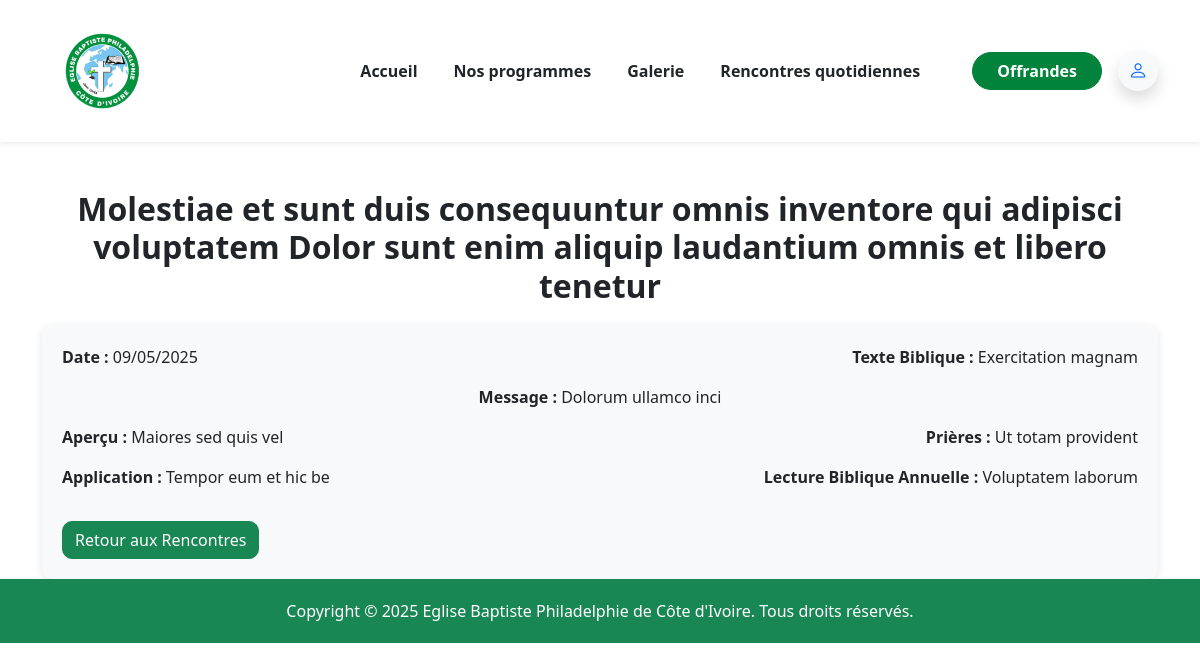
The page /rencontres/2/ on the database its author committed.
### vitrine/models.py (models this page shows, shortened)
class RencontreQuotidienne(models.Model):
    theme = models.CharField(max_length=255)
    date = models.DateField()
    text_biblique = models.TextField()
    message = models.TextField()
    apercu = models.TextField()
    application = models.TextField()
    prieres = models.TextField()
    lecture_biblique_annuelle = models.TextField()
    class Meta:
        ordering = ['-date']  # Les plus récentes en premier
        verbose_name = "Rencontre quotidienne"
        verbose_name_plural = "Rencontres quotidiennes"

### vitrine/views.py (the view)
# urls.py: path('rencontres/<int:pk>/', views.detail_rencontre, name='detail_rencontre'),
def detail_rencontre(request, pk):
    rencontre = get_object_or_404(RencontreQuotidienne, pk=pk)
    return render(request, 'vitrine/rencontre_detail.html', {'rencontre': rencontre})

### templates/vitrine/rencontre_detail.html (shortened to what this page needs)
{% extends 'vitrine/base.html' %}
{% load static %}
{% block content %}
 <div class="container mt-5">
    <h1 class="section-title">{{ rencontre.theme }}</h1>
    <div class="detail-card">
        <div class="row">
            <div class="col-md-6 left-column">
                <p><strong>Date :</strong> {{ rencontre.date|date:"d/m/Y" }}</p>
            </div>
            <div class="col-md-6 right-column">
                <p><strong>Texte Biblique :</strong> {{ rencontre.text_biblique|linebreaksbr }}</p>
            </div>
        </div>
        <div class="message-section">
            <p><strong>Message :</strong> {{ rencontre.message|linebreaksbr }}</p>
        </div>
        <div class="row">
            <div class="col-md-6 left-column">
                <p><strong>Aperçu :</strong> {{ rencontre.apercu|linebreaksbr }}</p>
                <p><strong>Application :</strong> {{ rencontre.application|linebreaksbr }}</p>
            </div>
            <div class="col-md-6 right-column">
                <p><strong>Prières :</strong> {{ rencontre.prieres|linebreaksbr }}</p>
                <p><strong>Lecture Biblique Annuelle :</strong> {{ rencontre.lecture_biblique_annuelle|linebreaksbr }}</p>
            </div>
        </div>
        <a href="{% url 'liste_rencontres' %}" class="btn btn-success mt-3">Retour aux Rencontres</a>
    </div>
</div>
{% endblock %}

### static/css/style.css (style rules this page uses)
html { scroll-behavior: smooth; }
.form-control, .btn { border-radius: 10px; }
.section-title { font-size: 2rem; font-weight: bold; margin: 20px 0; text-align: center; }
.detail-card { margin-top: 20px; padding: 20px; border-radius: 10px; background-color: #f8f9fa; box-shadow: 0 2px 10px rgba(0, 0, 0, 0.1); }
.message-section { text-align: center; }
.left-column { text-align: left; }
.right-column { text-align: right; }

### rows shown on the page
RencontreQuotidienne: theme "Molestiae et sunt duis consequuntur omnis inventore qui adipisci voluptatem Dolor sunt enim aliquip laudantium omnis et libero tenetur", date "09/05/2025", text_biblique "Exercitation magnam", message "Dolorum ullamco inci", apercu "Maiores sed quis vel", application "Tempor eum et hic be", prieres "Ut totam provident", lecture_biblique_annuelle "Voluptatem laborum"
